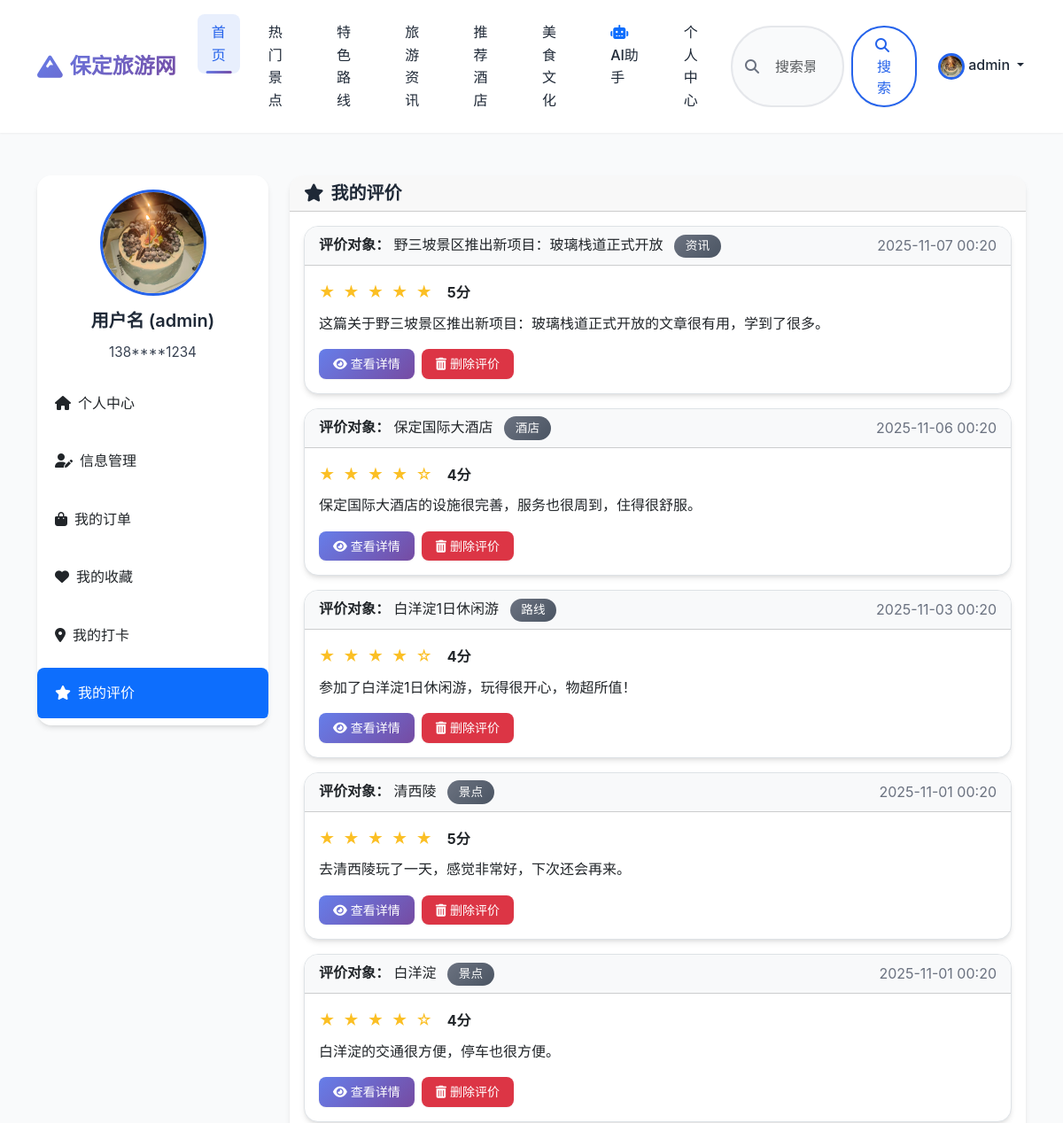
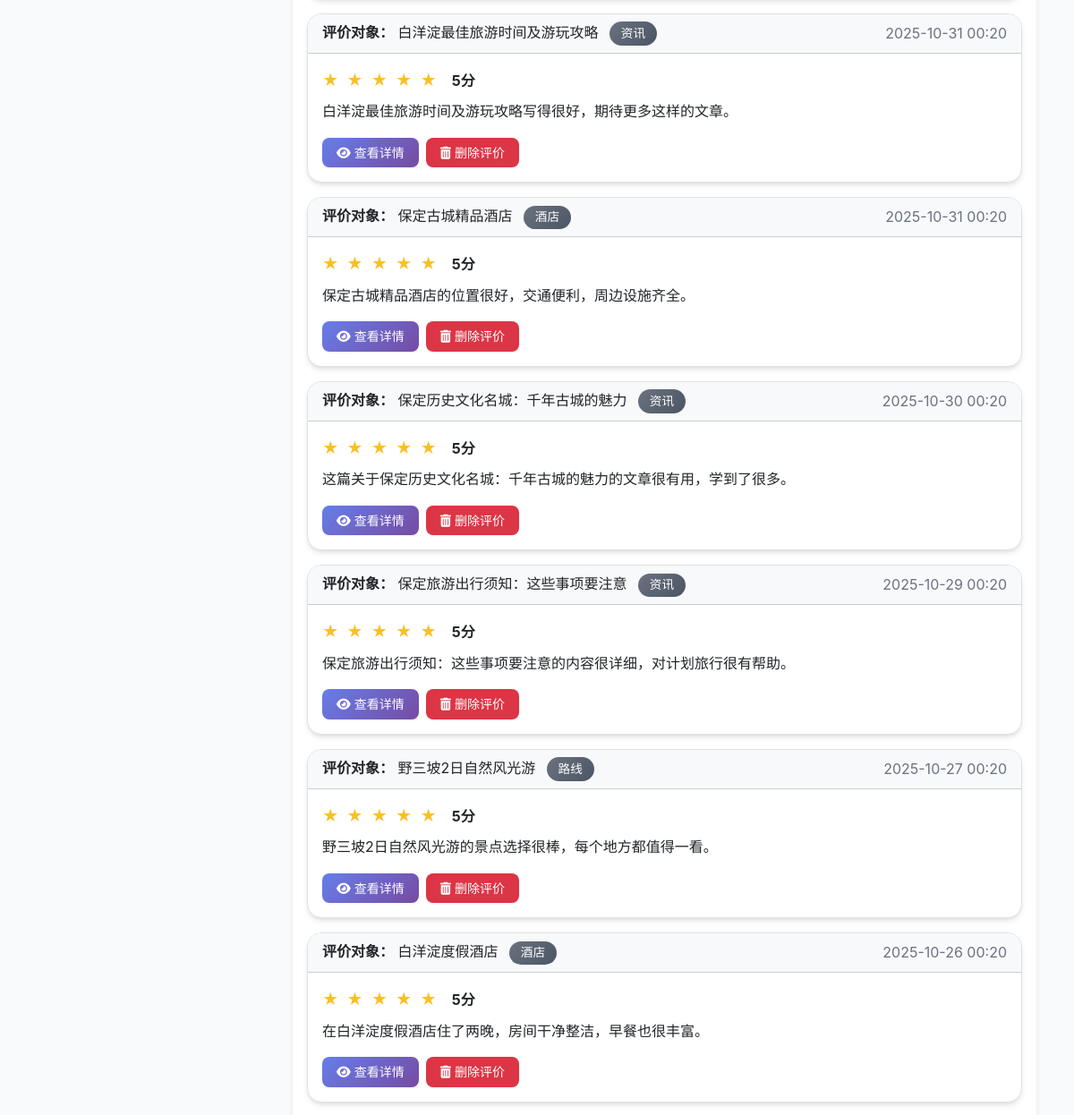
The app's page /users/reviews/ (signed in, upper part), older data (2 pictures, top to bottom).
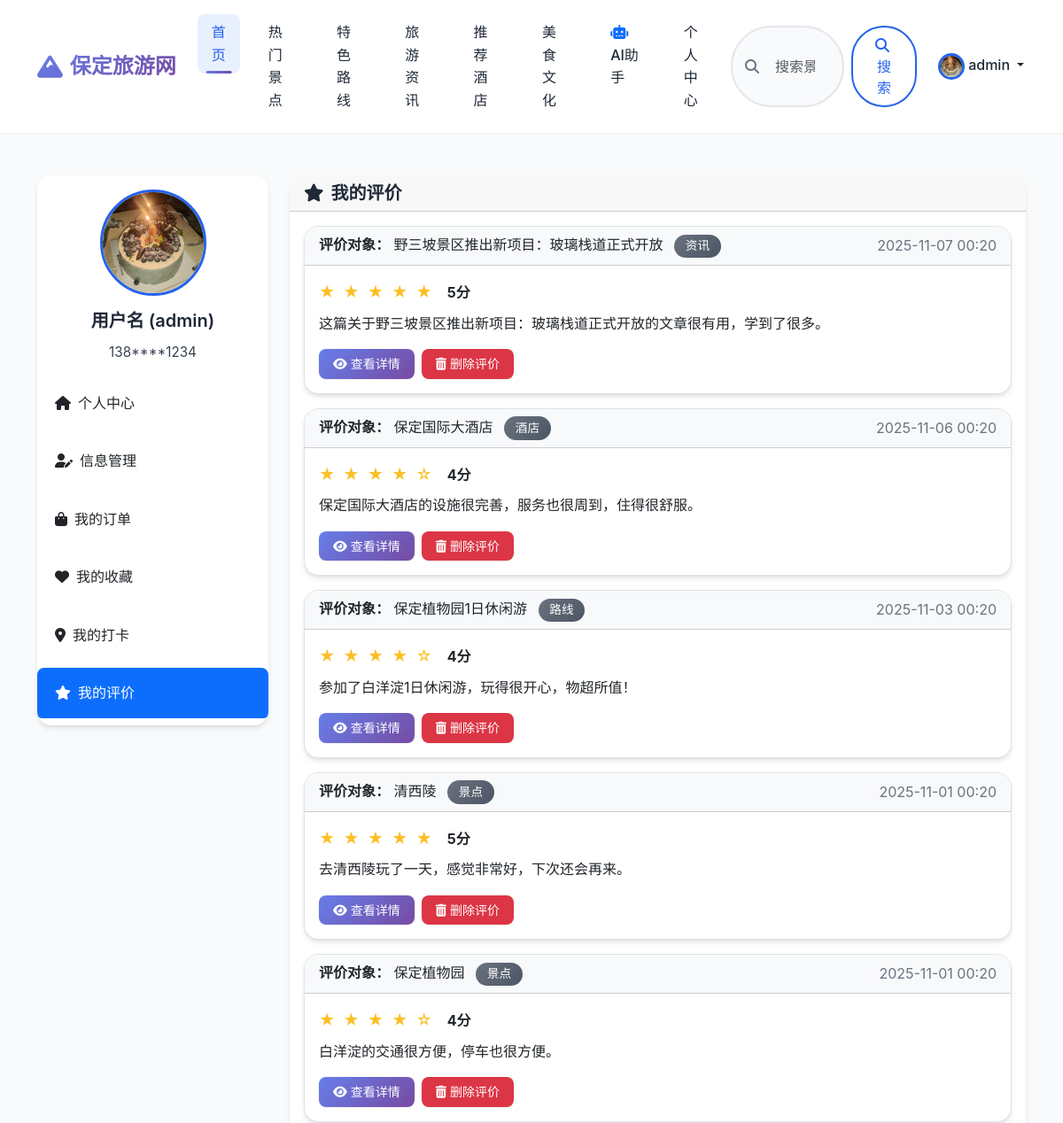
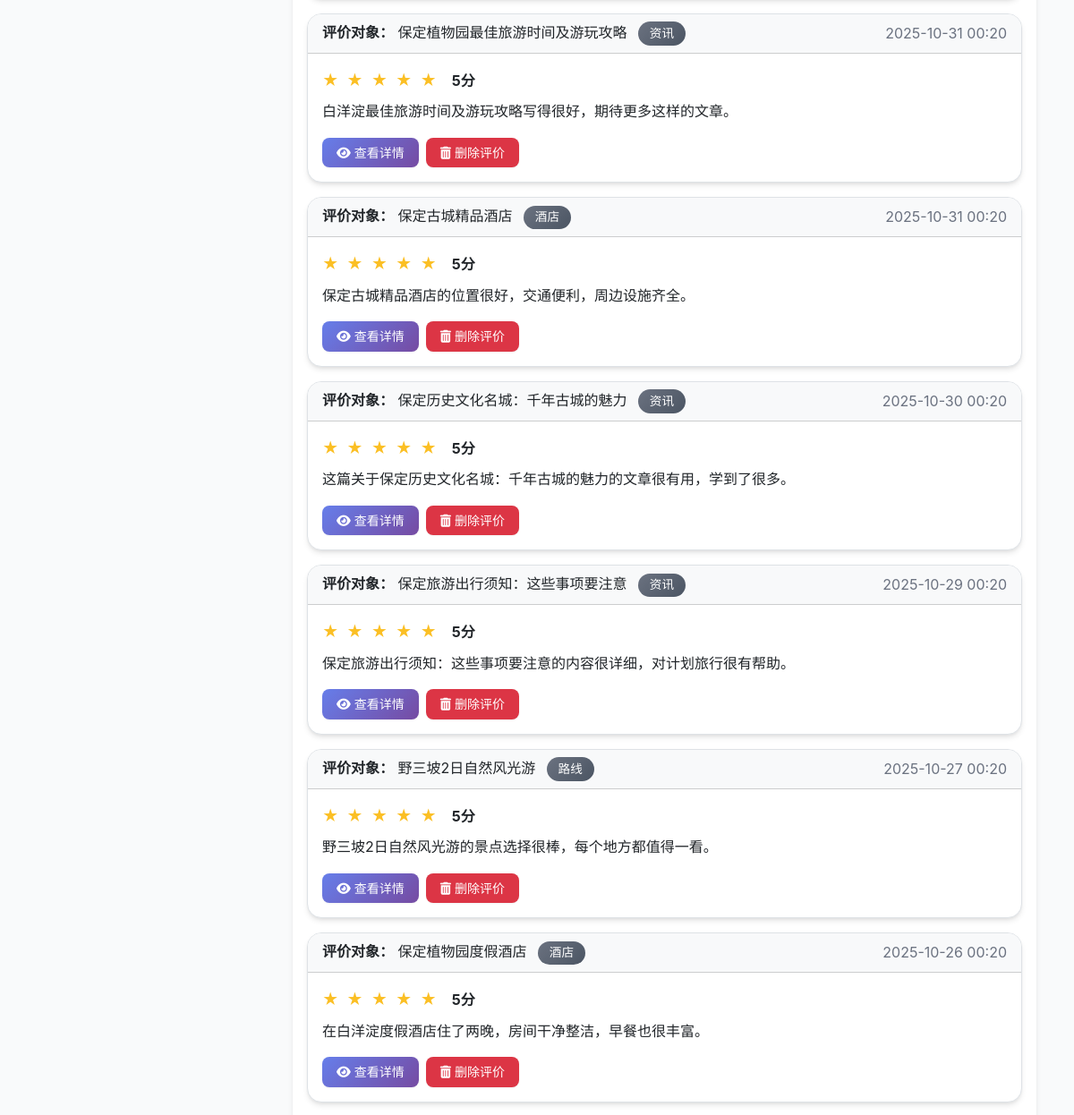
The same page, newer data (2 pictures, top to bottom).
### apps/comments/models.py (models this page shows, shortened)
class Comment(models.Model):
    CONTENT_TYPE_CHOICES = [
        ('scenic', '景点'),
        ('route', '路线'),
        ('hotel', '酒店'),
        ('news', '资讯'),
    ]
    user = models.ForeignKey(CustomUser, on_delete=models.CASCADE, verbose_name="评论用户")
    target_id = models.PositiveIntegerField(verbose_name="关联对象ID")
    target_type = models.CharField(max_length=20, choices=CONTENT_TYPE_CHOICES, verbose_name="关联对象类型")
    content = models.TextField(verbose_name="评论内容")
    rating = models.PositiveIntegerField(choices=[(i, i) for i in range(1, 6)], default=5, verbose_name="评分（1-5分）")
    images = models.TextField(blank=True, null=True, verbose_name="评论图片（多个图片路径用逗号分隔）")
    is_deleted = models.BooleanField(default=False, verbose_name="是否删除")
    created_at = models.DateTimeField(default=timezone.now, verbose_name="创建时间")
    updated_at = models.DateTimeField(auto_now=True, verbose_name="更新时间")
    class Meta:
        verbose_name = "评论"
        verbose_name_plural = verbose_name
        ordering = ['-created_at']
        indexes = [
            models.Index(fields=['target_type', 'target_id']),
            models.Index(fields=['user', 'created_at']),
        ]
    def get_images_list(self):
        if self.images:
            return [img.strip() for img in self.images.split(',') if img.strip()]
        return []

### apps/routes/models.py (models this page shows, shortened)
class Route(models.Model):
    category = models.ForeignKey(RouteCategory, on_delete=models.SET_NULL, null=True, blank=True,
                                 verbose_name="路线分类")
    name = models.CharField(max_length=100, verbose_name="路线名称")
    price = models.DecimalField(max_digits=10, decimal_places=2, verbose_name="价格")
    days = models.PositiveIntegerField(default=1, verbose_name="天数")
    group_size = models.PositiveIntegerField(default=10, verbose_name="成团人数")
    deadline = models.DateField(verbose_name="报名截止时间")
    cover_image = models.ImageField(upload_to='route_covers/', blank=True, null=True, verbose_name="封面图")
    itinerary_summary = models.TextField(verbose_name="行程概览")
    cost_include = models.TextField(verbose_name="费用包含")
    cost_exclude = models.TextField(verbose_name="费用不含")
    notes = models.TextField(verbose_name="预订须知")
    is_hot = models.BooleanField(default=False, verbose_name="是否热门")
    is_recommended = models.BooleanField(default=False, verbose_name="是否推荐")
    departure_city = models.CharField(max_length=50, default='保定', verbose_name="出发城市")
    meeting_point = models.CharField(max_length=200, blank=True, null=True, verbose_name="集合地点")
    tags = models.CharField(max_length=200, blank=True, null=True, verbose_name="特色标签（用逗号分隔）")
    rating = models.DecimalField(max_digits=3, decimal_places=1, default=5.0, verbose_name="路线评分")
    views_count = models.PositiveIntegerField(default=0, verbose_name="浏览次数")
    sales_count = models.PositiveIntegerField(default=0, verbose_name="销售数量")
    display_order = models.PositiveIntegerField(default=0, verbose_name="显示顺序（数字越小越靠前）")
    created_at = models.DateTimeField(default=timezone.now, verbose_name="创建时间")
    updated_at = models.DateTimeField(auto_now=True, verbose_name="更新时间")
    class Meta:
        verbose_name = "旅游路线"
        verbose_name_plural = verbose_name
        ordering = ['display_order', '-is_hot', '-rating', '-created_at']

### apps/scenic/models.py (models this page shows, shortened)
class ScenicSpot(models.Model):
    category = models.ForeignKey(ScenicCategory, on_delete=models.SET_NULL, null=True, blank=True,
                                 verbose_name="景点分类")
    name = models.CharField(max_length=100, verbose_name="景点名称")
    address = models.CharField(max_length=255, verbose_name="详细地址")
    ticket_price = models.DecimalField(max_digits=10, decimal_places=2, verbose_name="门票价格")
    open_time = models.CharField(max_length=100, verbose_name="开放时间")
    description = models.TextField(verbose_name="详细介绍")
    cover_image = models.ImageField(upload_to='scenic_covers/', verbose_name="封面图")
    is_hot = models.BooleanField(default=False, verbose_name="是否热门")
    is_recommended = models.BooleanField(default=False, verbose_name="是否推荐")
    created_at = models.DateTimeField(auto_now_add=True, verbose_name="创建时间")
    updated_at = models.DateTimeField(auto_now=True, verbose_name="更新时间")
    rating = models.DecimalField(max_digits=3, decimal_places=1, default=5.0, verbose_name="评分")
    phone = models.CharField(max_length=20, blank=True, null=True, verbose_name="联系电话")
    traffic_info = models.TextField(blank=True, null=True, verbose_name="交通信息")
    best_season = models.CharField(max_length=50, blank=True, null=True, verbose_name="最佳游览季节")
    visit_duration = models.CharField(max_length=50, blank=True, null=True, verbose_name="建议游览时长")
    tags = models.CharField(max_length=200, blank=True, null=True, verbose_name="标签（用逗号分隔）")
    views_count = models.PositiveIntegerField(default=0, verbose_name="浏览次数")
    latitude = models.DecimalField(max_digits=10, decimal_places=7, blank=True, null=True, verbose_name="纬度")
    longitude = models.DecimalField(max_digits=10, decimal_places=7, blank=True, null=True, verbose_name="经度")
    display_order = models.PositiveIntegerField(default=0, verbose_name="显示顺序（数字越小越靠前）")
    class Meta:
        verbose_name = "景点"
        verbose_name_plural = verbose_name
        ordering = ['display_order', '-is_hot', '-rating', '-created_at']

### apps/news/models.py (models this page shows, shortened)
class News(models.Model):
    category = models.ForeignKey(NewsCategory, on_delete=models.SET_NULL, null=True, verbose_name="分类")
    title = models.CharField(max_length=200, verbose_name="标题")
    abstract = models.CharField(max_length=255, verbose_name="摘要")
    content = models.TextField(verbose_name="正文")
    cover_image = models.ImageField(upload_to='news_covers/', verbose_name="封面图")
    published_at = models.DateTimeField(auto_now_add=True, verbose_name="发布时间")
    views_count = models.PositiveIntegerField(default=0, verbose_name="阅读量")
    author = models.ForeignKey(CustomUser, on_delete=models.SET_NULL, null=True, blank=True, verbose_name="作者")
    class Meta:
        verbose_name = "旅游资讯"
        verbose_name_plural = verbose_name
        ordering = ['-published_at']

### apps/hotels/models.py (models this page shows, shortened)
class Hotel(models.Model):
    name = models.CharField(max_length=100, verbose_name="酒店名称")
    address = models.CharField(max_length=255, verbose_name="详细地址")
    phone = models.CharField(max_length=20, verbose_name="联系电话")
    brief = models.CharField(max_length=255, verbose_name="简介")
    description = models.TextField(verbose_name="详情介绍")
    is_recommended = models.BooleanField(default=False, verbose_name="是否推荐")
    cover_image = models.ImageField(upload_to='hotel_covers/', blank=True, null=True, verbose_name="封面图")
    created_at = models.DateTimeField(default=timezone.now, verbose_name="创建时间")
    updated_at = models.DateTimeField(auto_now=True, verbose_name="更新时间")
    rating = models.DecimalField(max_digits=3, decimal_places=1, default=5.0, verbose_name="评分")
    views_count = models.PositiveIntegerField(default=0, verbose_name="浏览次数")
    latitude = models.DecimalField(max_digits=10, decimal_places=7, blank=True, null=True, verbose_name="纬度")
    longitude = models.DecimalField(max_digits=10, decimal_places=7, blank=True, null=True, verbose_name="经度")
    display_order = models.PositiveIntegerField(default=0, verbose_name="显示顺序（数字越小越靠前）")
    class Meta:
        verbose_name = "酒店"
        verbose_name_plural = verbose_name
        ordering = ['display_order', '-is_recommended', '-rating', '-created_at']

### apps/users/views.py (the view)
# urls.py: path('reviews/', views.UserReviewsView.as_view(), name='reviews'),
class UserReviewsView(LoginRequiredMixin, TemplateView):  # 添加 LoginRequiredMixin
    template_name = "user/reviews.html"
    def get_context_data(self, **kwargs):
        context = super().get_context_data(**kwargs)
        comments = Comment.objects.filter(
            user=self.request.user,
            is_deleted=False
        ).order_by('-created_at')
        comment_list = []
        for comment in comments:
            comment_data = {
                'comment': comment,
                'target_name': '未知',
                'target_id': comment.target_id,
                'target_type': comment.target_type,
            }
            if comment.target_type == 'scenic':
                try:
                    from apps.scenic.models import ScenicSpot
                    target = ScenicSpot.objects.get(pk=comment.target_id)
                    comment_data['target_name'] = target.name
                except:
                    pass
            elif comment.target_type == 'route':
                try:
                    from apps.routes.models import Route
                    target = Route.objects.get(pk=comment.target_id)
                    comment_data['target_name'] = target.name
                except:
                    pass
            elif comment.target_type == 'hotel':
                try:
                    from apps.hotels.models import Hotel
                    target = Hotel.objects.get(pk=comment.target_id)
                    comment_data['target_name'] = target.name
                except:
                    pass
            elif comment.target_type == 'news':
                try:
                    from apps.news.models import News
                    target = News.objects.get(pk=comment.target_id)
                    comment_data['target_name'] = target.title
                except:
                    pass
            comment_list.append(comment_data)
        context['comment_list'] = comment_list
        return context

### apps/index/templatetags/index_tags.py (called while the page is built)
@register.filter
def stars(value):
    try:
        rating = float(value)
        full_stars = int(rating)
        has_half = (rating - full_stars) >= 0.5
        return {
            'full': full_stars,
            'has_half': has_half,
            'empty': 5 - full_stars - (1 if has_half else 0),
            'rating': rating
        }
    except (ValueError, TypeError):
        return {
            'full': 0,
            'has_half': False,
            'empty': 5,
            'rating': 0
        }

### templates/user/reviews.html (shortened to what the changed rows need)
{% extends 'common/base.html' %}
{% load static %}
{% load index_tags %}
{% block content %}
<div class="container my-5">
    <div class="row">
        <div class="col-lg-9">
             <div class="card">
                <div class="card-body">
                    {% if comment_list %}
                    <div class="vstack gap-3">
                        {% for item in comment_list %}
                        <div class="card border" style="position: relative; z-index: 1;">
                            <div class="card-header bg-light d-flex justify-content-between align-items-center">
                                <div>
                                    <span class="fw-bold">评价对象：</span>
                                    <span>{{ item.target_name|default:"未知对象" }}</span>
                                    <span class="badge bg-secondary ms-2">{{ item.comment.get_target_type_display }}</span>
                                </div>
                                <span class="text-muted">{{ item.comment.created_at|date:"Y-m-d H:i" }}</span>
                            </div>
                            <div class="card-body">
                                <div class="mb-2">
                                    <span class="text-warning">
                                        {% with stars=item.comment.rating|stars %}
                                            {% for i in "12345" %}
                                                {% if forloop.counter <= stars.full %}
                                                    ★
                                                {% elif forloop.counter == stars.full|add:1 and stars.has_half %}
                                                    ★
                                                {% else %}
                                                    ☆
                                                {% endif %}
                                            {% endfor %}
                                        {% endwith %}
                                    </span>
                                    <span class="ms-2 fw-bold">{{ item.comment.rating }}分</span>
                                </div>
                                <p class="mb-2">{{ item.comment.content|linebreaks }}</p>
                                <div class="mt-3 d-flex gap-2">
                                    {% if item.target_type == 'scenic' and item.target_id %}
                                    <a href="{% url 'scenic:detail' pk=item.target_id %}" class="btn btn-primary btn-sm" style="position: relative; z-index: 10; cursor: pointer;">
                                        <i class="fas fa-eye me-1"></i>查看详情
                                    </a>
                                    {% elif item.target_type == 'route' and item.target_id %}
                                    <a href="{% url 'routes:detail' pk=item.target_id %}" class="btn btn-primary btn-sm" style="position: relative; z-index: 10; cursor: pointer;">
                                        <i class="fas fa-eye me-1"></i>查看详情
                                    </a>
                                    {% elif item.target_type == 'hotel' and item.target_id %}
                                    <a href="{% url 'hotels:detail' pk=item.target_id %}" class="btn btn-primary btn-sm" style="position: relative; z-index: 10; cursor: pointer;">
                                        <i class="fas fa-eye me-1"></i>查看详情
                                    </a>
                                    {% elif item.target_type == 'news' and item.target_id %}
                                    <a href="{% url 'news:detail' pk=item.target_id %}" class="btn btn-primary btn-sm" style="position: relative; z-index: 10; cursor: pointer;">
                                        <i class="fas fa-eye me-1"></i>查看详情
                                    </a>
                                    {% else %}
                                    <span class="btn btn-secondary btn-sm disabled">
                                        <i class="fas fa-exclamation-triangle me-1"></i>无法查看（对象不存在或已删除）
                                    </span>
                                    {% endif %}
                                    <button class="btn btn-danger btn-sm delete-comment-btn"
                                            data-comment-id="{{ item.comment.id }}"
                                            style="position: relative; z-index: 10;">
                                        <i class="fas fa-trash-alt me-1"></i>删除评价
                                    </button>
                                </div>
                            </div>
                        </div>
                        {% endfor %}
                    </div>
                    {% else %}
                    <div class="text-center py-5">
                        <i class="fas fa-comment-slash fa-3x text-muted mb-3"></i>
                        <p class="text-muted">您还没有发表任何评价</p>
                        <a href="{% url 'index:index' %}" class="btn btn-primary">去逛逛</a>
                    </div>
                    {% endif %}
                </div>
            </div>
        </div>
    </div>
</div>
{% endblock %}

Row changes from the older to the newer data that the page shows:
changed through a linked row, Comment "参加了白洋淀1日休闲游，玩得很开心，物超所值！": target_name "白洋淀1日休闲游" → "保定植物园1日休闲游"
changed through a linked row, Comment "白洋淀的交通很方便，停车也很方便。": target_name "白洋淀" → "保定植物园"
changed through a linked row, Comment "白洋淀最佳旅游时间及游玩攻略写得很好，期待更多这样的文章。": target_name "白洋淀最佳旅游时间及游玩攻略" → "保定植物园最佳旅游时间及游玩攻略"
changed through a linked row, Comment "在白洋淀度假酒店住了两晚，房间干净整洁，早餐也很丰富。": target_name "白洋淀度假酒店" → "保定植物园度假酒店"
